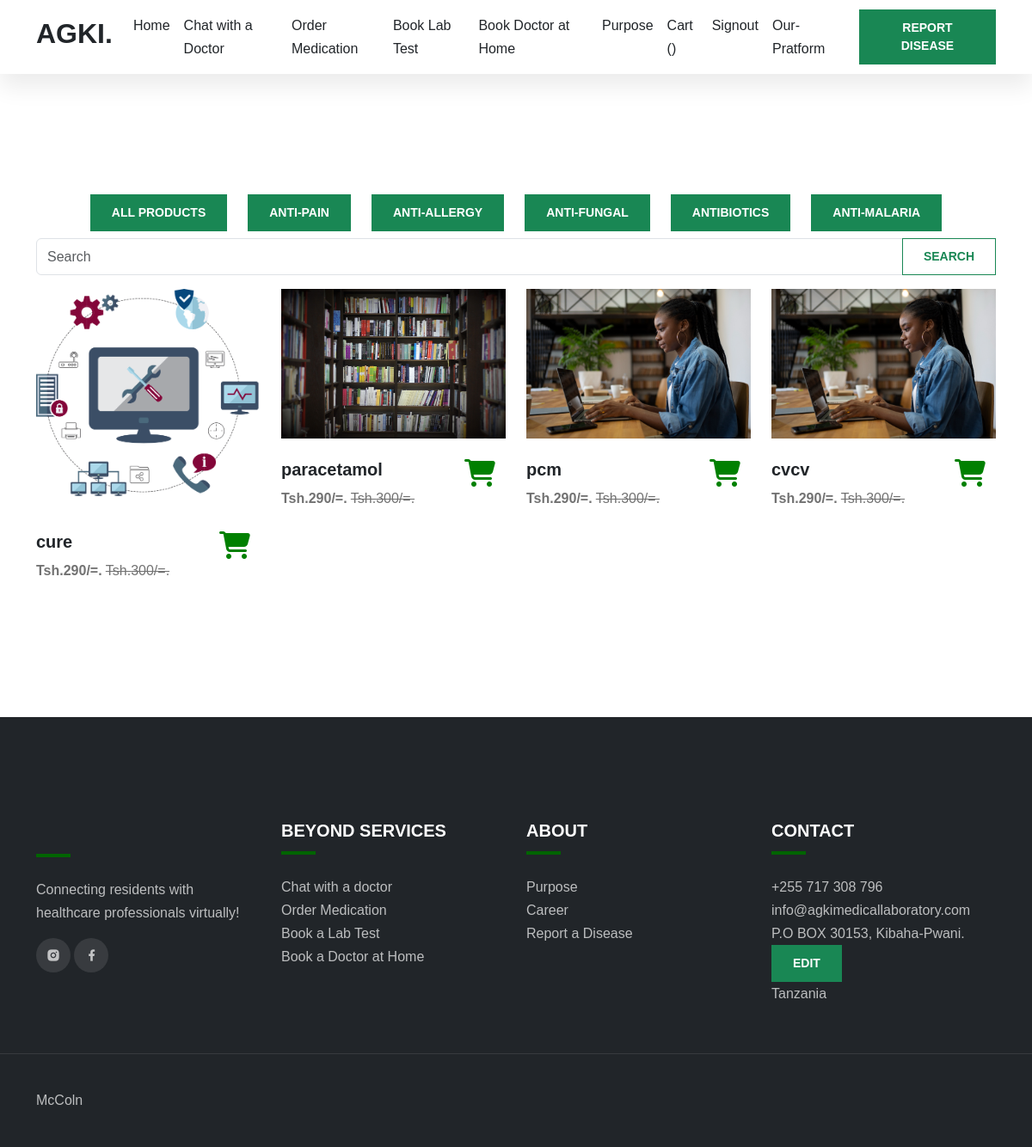
/medicationRequest/ (signed in), run on the app's committed database.
### app/models.py (models this page shows, shortened)
class Category(models.Model):
    name = models.CharField(max_length=200,db_index=True)
    slug=models.SlugField(unique=True)
    description = models.TextField()
    is_latest=models.BooleanField(default=False)

class Item(models.Model):
    user = models.ForeignKey(CustomUser,on_delete=models.CASCADE)
    category = models.ForeignKey(Category, on_delete=models.CASCADE)
    title = models.CharField(max_length=200,db_index=True)
    slug = models.SlugField()
    price = models.IntegerField()
    discount_price = models.IntegerField(blank=True, null=True)
    description = models.TextField()
    image = models.ImageField(upload_to='media/', blank=True, null=True)
    available=models.BooleanField(default=True)
    created=models.DateTimeField(auto_now_add=True)
    updated=models.DateTimeField(auto_now_add=True)
    manufactured_date = models.DateField()
    expire_date = models.DateField()
    is_latest=models.BooleanField(default=False)
    is_featured=models.BooleanField(default=False)

class FooterContact(models.Model):
    phonenumber = models.CharField(max_length=200)
    email = models.CharField(max_length=200)
    address = models.CharField(max_length=200)

### app/views.py (the view, shortened to what this page needs)
# urls.py: path('medicationRequest/', views.medicationRequest, name='medicationRequest'),
def medicationRequest(request, category_slug=None):
    footer = FooterContact.objects.all()
    categories = Category.objects.all().order_by('-id')
    items = Item.objects.all().order_by('-id')
    category = None
    if category_slug:
        category = get_object_or_404(Category, slug=category_slug)
        items = items.filter(category=category)
    context = {
        'data': items,
        'footer': footer,
        'categories': categories,
        'category': category,
    }
    return render(request, 'app/medicationRequest.html', context)

### app/templates/app/medicationRequest.html (shortened to what this page needs)
{% extends 'app/base.html' %}
{% load static %}
{% block content %}
<section id="blog" class="section-padding">
    <div class="container">
        <div class="row justify-content-center">
            <div class="col-auto">
                <a href="{% url 'medicationRequest' %}">
                    <button class="btn btn-success mb-2">All Products</button>
                </a>
            </div>
            {% for x in categories %}
            <div class="col-auto">
                <a href="{% url 'product_by_category' category_slug=x.slug %}">
                    <button class="btn btn-success mb-2">{{ x.name }}</button>
                </a>
            </div>
            {% endfor %}
        </div>
        <div class="row mb-3">
            <div class="col">
                <form class="form-group" action="" method="GET">
                    <div class="input-group">
                        <input class="form-control" name="q" type="search" placeholder="Search" aria-label="Search" id="searchInput" autocomplete="off">
                        <div class="input-group-append">
                            <button class="btn btn-outline-success" type="submit">Search</button>
                        </div>
                    </div>
                </form>
            </div>
        </div>
        <div class="row">
            {% for i in data %}
                <div class="col-md-3" data-aos="fade-down" data-aos-delay="150">
                    <div class="team-member image-zoom">
                        <div class="image-zoom-wrapper">
                            <img src="{{ i.image.url }}" alt="">
                        </div>
                        <div class="row">
                            <div class="col-md-8">
                                <h5 class="mt-4">{{ i.title }}</h5>
                                <p><b>Tsh.{{ i.discount_price }}/=.</b> <del>Tsh.{{ i.price }}/=.</del></p>
                            </div>
                            <div class="col-md-4 text-end p-4">
                                <a href="{% url 'medicationDescription' i.id %}">
                                    <i class="fas fa-shopping-cart fa-2x justify-content-center" style="color: green;"></i>
                                </a>
                            </div>
                        </div>
                    </div>
                </div>
            {% endfor %}
        </div>
    </div>
</section>
{% endblock %}

### app/templates/app/base.html (shortened to what this page needs)
{% load static %}
<!doctype html>
<html lang="en">
<head>
    <link rel="stylesheet" href="https://cdn.jsdelivr.net/npm/bootstrap@5.2.0/dist/css/bootstrap.min.css">
    <link href="https://cdn.jsdelivr.net/npm/remixicon@2.5.0/fonts/remixicon.css" rel="stylesheet">
    <link rel="stylesheet" href="https://cdn.jsdelivr.net/npm/@fancyapps/ui@4.0/dist/fancybox.css">
    <link href="https://cdn.jsdelivr.net/npm/bootstrap@5.3.0-alpha1/dist/css/bootstrap.min.css" rel="stylesheet">
    <link rel="stylesheet" href="{% static 'videos/index.css' %}">
</head>
<body data-bs-spy="scroll" data-bs-target=".navbar">
    <nav class="navbar navbar-expand-lg bg-white sticky-top">
        <div class="container">
            <a class="navbar-brand" href="{% url 'index' %}">
                <h2>AGKI.</h2>
            </a>
            <div class="collapse navbar-collapse" id="navbarNav">
                <ul class="navbar-nav ms-auto">
                    <li class="nav-item">
                        <a class="nav-link" href="{% url 'index' %}">Home</a>
                    </li>
                    <li class="nav-item">
                        <a class="nav-link" href="{% url 'create-thread' %}">Chat with a Doctor</a>
                    </li>
                    <li class="nav-item">
                        <a class="nav-link" href="{% url 'medicationRequest' %}">Order Medication</a>
                    </li>
                    <li class="nav-item">
                        <a class="nav-link" href="{% url 'bookLabTest' %}">Book Lab Test</a>
                    </li>
                    <li class="nav-item">
                        <a class="nav-link" href="{% url 'bookDoctor' %}">Book Doctor at Home</a>
                    </li>
                    <li class="nav-item">
                        <a class="nav-link" href="{% url 'purpose' %}">Purpose</a>
                    </li>
                    {% if user.is_authenticated %}
                    <li class="nav-item">
                        <a class="nav-link" href="{% url 'order_summary' %}">Cart ({{ total_cart }})</a>
                    </li>
                    <li class="nav-item">
                        <a class="nav-link" href="{% url 'signout' %}">Signout</a>
                    </li>
                    {% else %}
                    <li class="nav-item">
                        <a class="nav-link" href="{% url 'signin' %}">Signin</a>
                    </li>
                    {% endif %}
                    {% if user.is_pharmacist  or user.is_doctor or user.is_laboratorist or user.is_receptionist or user.is_seller %}
                    <li class="nav-item">
                        <a class="nav-link" href="{% url 'home' %}" class="btn btn-brand ms-lg-3">Our-Pratform</a>
                    </li>
                    {% endif %}
                </ul>
                {% if user.is_authenticated %}
                <a href="{% url 'sickinfo' %}" class="btn btn-success ms-lg-3">Report Disease</a>
                {% else %}
                <a href="{% url 'signin' %}" class="btn btn-success ms-lg-3">Login to Report Disease</a>
                {% endif %}
            </div>
        </div>
    </nav>
    {% block content %}
    {% endblock %}
    <footer class="bg-dark">
        <div class="footer-top">
            <div class="container">
                <div class="row gy-5">
                    <div class="col-lg-3 col-sm-6">
                        <div class="line"></div>
                        <p>Connecting residents with healthcare professionals virtually!</p>
                        <div class="social-icons">
                            <a href="https://instagram.com/agkimedicallab?igshid=5zjy93huqk91"><i class="ri-instagram-fill"></i></a>
                            <a href="https://web.facebook.com/search/top?q=agki%20medical%20laboratory"><i class="ri-facebook-fill"></i></a>
                        </div>
                    </div>
                    <div class="col-lg-3 col-sm-6">
                        <h5 class="mb-0 text-white">BEYOND SERVICES</h5>
                        <div class="line"></div>
                        <ul>
                            <li><a href="{% url 'create-thread' %}">Chat with a doctor</a></li>
                            <li><a href="{% url 'medicationRequest' %}">Order Medication</a></li>
                            <li><a href="{% url 'bookLabTest' %}">Book a Lab Test</a></li>
                            <li><a href="{% url 'bookDoctor' %}">Book a Doctor at Home</a></li>
                        </ul>
                    </div>
                    <div class="col-lg-3 col-sm-6">
                        <h5 class="mb-0 text-white">ABOUT</h5>
                        <div class="line"></div>
                        <ul>
                            <li><a href="{% url 'purpose' %}">Purpose</a></li>
                            <li><a href="#">Career</a></li>
                            <li><a href="{% url 'sickinfo' %}">Report a Disease</a></li>
                        </ul>
                    </div>
                    <div class="col-lg-3 col-sm-6">
                        <h5 class="mb-0 text-white">CONTACT</h5>
                        <div class="line"></div>
                        <ul>
                            {% for i in footer %}
                                <li>{{i.phonenumber}}</li>
                                <li>{{i.email}}</li>
                                <li>{{i.address}}</li>
                                {% if user.is_superuser %}
                                <a href="{% url 'footerContact' i.id %}"><button class="btn btn-success">Edit</button></a>
                                {% endif %}
                            {% endfor %}
                                <li>Tanzania</li>
                        </ul>
                    </div>
                </div>
            </div>
        </div>
        <div class="footer-bottom">
            <div class="container">
                <div class="row g-4 justify-content-between">
                    <div class="col-auto">
                        <p class="mb-0"><a href="https://instagram.com/eng_mccoln">McColn</a></p>
                    </div>
                    <div class="col-auto">
                    </div>
                </div>
            </div>
        </div>
    </footer>
  </body>
  </html>

### static/videos/index.css (style rules this page uses)
:root { --c-dark: #212529; --c-brand: darkgreen; --c-brand-light: #4e8b57; --c-brand-rgb: 46, 139, 87; --c-body: #727272; --font-base: "ClashDisplay", sans-serif; --box-shadow: 0px 15px 25px rgba(0,0,0,0.08); --transition: all 0.5s ease; }
body { font-family: var(--font-base); line-height: 1.7; color: var(--c-body); }
h1, h2, h3,h4, h5, h6, .h1, .h2, .h3, .h4, .h5, .h6 { font-weight: 600; color: var(--c-dark); }
a { text-decoration: none; color: var(--c-brand); transition: var(--transition); }
img { max-width: 100%; height: auto; }
.section-padding { padding-top: 140px; padding-bottom: 140px; }
.image-zoom { position: relative; }
.image-zoom-wrapper { overflow: hidden; position: relative; }
.image-zoom-wrapper img { transition: var(--transition); }
.navbar { box-shadow: var(--box-shadow); }
.navbar-nav .nav-link { font-weight: 500; color: var(--c-dark); }
.btn { font-weight: 600; font-size: 14px; text-transform: uppercase; border-radius: 0; padding: 10px 24px; }
footer { padding-top: 120px; }
.footer-top { padding-bottom: 40px; border-bottom: 1px solid rgba(255,255,255,0.1); }
.footer-bottom { padding-top: 40px; padding-bottom: 40px; }
footer li, footer p, footer a { color: rgba(255,255,255,0.7); }
footer ul { list-style: none; padding: 0; }
footer .line { width: 40px; height: 4px; background-color: var(--c-brand); margin-top: 12px; margin-bottom: 24px; }
.social-icons a { width: 40px; height: 40px; display: inline-flex; align-items: center; justify-content: center; background-color: rgba(255,255,255,0.1); border-radius: 100px; }

### app/templates/app/base.html (style rules this page uses)
a { text-decoration: none; }
.image-zoom-wrapper { position: relative; }

### data on the page
Category: name "ANTI-PAIN"
Category: name "ANTI-ALLERGY"
Category: name "ANTI-FUNGAL"
Category: name "ANTIBIOTICS"
Category: name "ANTI-MALARIA"
Item: image (picture), title "cure", discount_price "290", price "300"
Item: image (picture), title "paracetamol", discount_price "290", price "300"
Item: image (picture), title "pcm", discount_price "290", price "300"
Item: image (picture), title "cvcv", discount_price "290", price "300"
FooterContact: phonenumber "+255 717 308 796", email "info@agkimedicallaboratory.com", address "P.O BOX 30153, Kibaha-Pwani."
